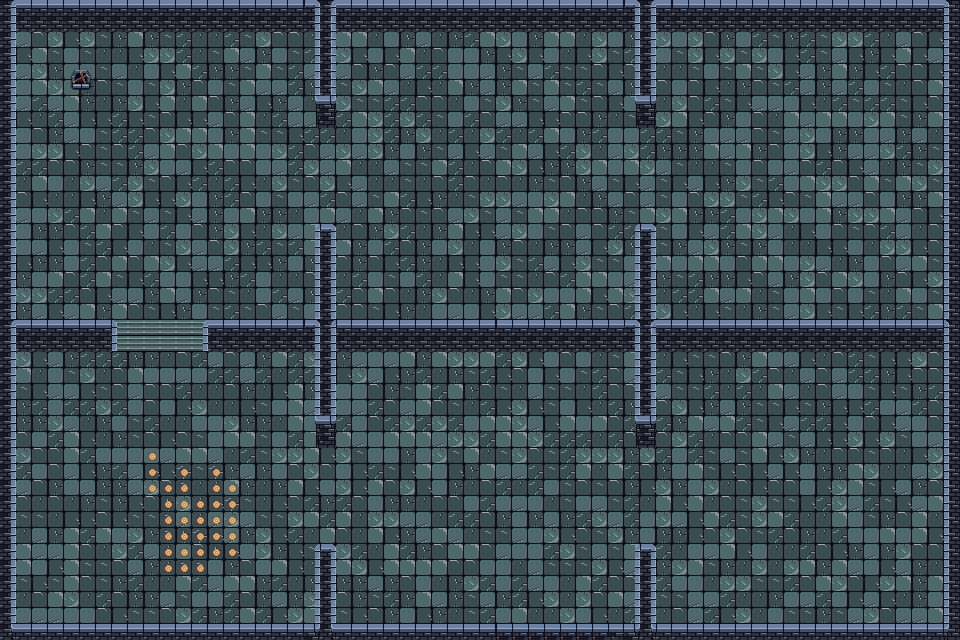

Tiled map render using the project's own tile images. Description and the map definition, with tile-layer contents summarised, below:
An orthogonal 60x40 tile map with 16x16 px tiles, 3 tile layers (Background, Walls, Coins).

<map version="1.10" tiledversion="1.11.0" orientation="orthogonal" renderorder="right-down" width="60" height="40" tilewidth="16" tileheight="16" infinite="0" nextlayerid="10" nextobjectid="41">
 <tileset firstgid="1" source="dungeon_tileset.tsx" />
 <layer id="2" name="Background" width="60" height="40">
  <data>[2400 cells, 2400 non-empty, 12 distinct tile ids]</data>
 </layer>
 <layer id="6" name="Walls" width="60" height="40">
  <properties>
   <property name="isWall" type="bool" value="true" />
  </properties>
  <data>[2400 cells, 475 non-empty, 26 distinct tile ids]</data>
 </layer>
 <layer id="9" name="Coins" width="60" height="40">
  <data>[2400 cells, 32 non-empty, 1 distinct tile ids]</data>
 </layer>
</map>